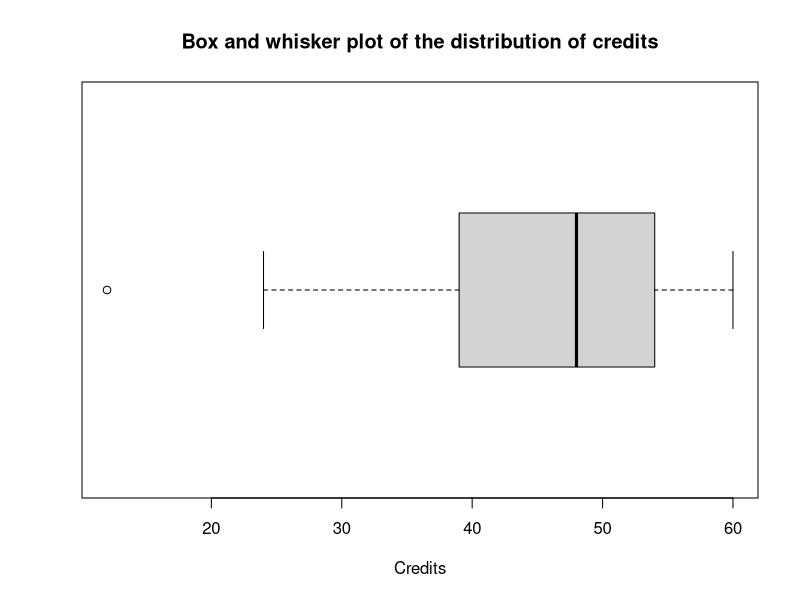
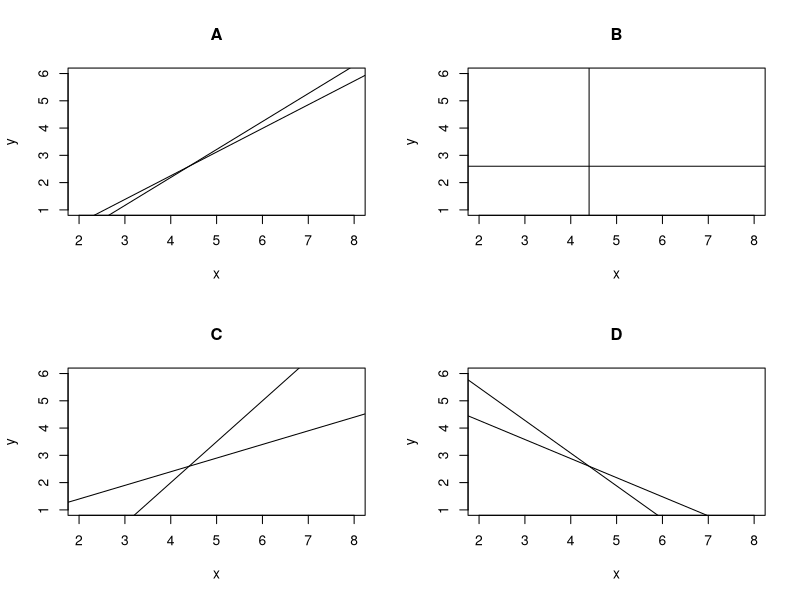

Write the R code that produced these figures, in order.
## ---- chunk 1
knitr::opts_chunk$set(echo = F, message = F, warning = F)
library(kableExtra)
## ---- chunk 2
## DATA GENERATION
x <- c(48, 52, 60, 60, 24, 48, 48, 36, 39, 54, 54, 60, 12, 46)

## QUESTION/ANSWER GENERATION
# Tamaño de la muestra
nx <- length(x)
# Quartiles
q1 <- quantile(x, 0.25, type = 1)
q2 <- quantile(x, 0.5, type = 1)
q3 <- quantile(x, 0.75, type = 1)
# IQR
iqr <- q3-q1
# Fences
f1 <- q1-1.5*iqr
f2 <- q3+1.5*iqr
# Outliers
outliers <- x[x < f1 | x > f2]
# Mean
mx <- mean(x)
my <- 102
# Variance
s2x <- sum(x^2)/nx-mx^2
# Std. deviation
sx <- sqrt(s2x)
sy <- 12.5
# Coef. variation
cvx <- sx/mx
cvy <- sy/my
# Coef. skewness
g1x <- sum((x-mx)^3)/(nx*sx^3)
# Coef. kurtosis
g2x <- sum((x-mx)^4)/(nx*sx^4)-3
# Standard scores
zx <- (50-mx)/sx
zy <- (105-my)/sy
## ---- chunk 3
cat(paste(as.character(x), collapse=", "))
## ---- chunk 4
    boxplot(x, horizontal = T, xlab="Credits", main="Box and whisker plot of the distribution of credits")
## ---- chunk 5
## DATA GENERATION
x <- c(3, 3, 5, 6, 7, 8, 3, 4, 2, 3)
y <- c(2, 1, 2, 3, 6, 6, 2, 2, 1, 1)
n <- length(x)
table <- matrix(c(x,y), nrow = 2, byrow = T)
#decimals <- matrix(rep(1,2*n), nrow = 2, ncol=9, byrow=TRUE)
rownames(table) <- c("X", "Y")
sumx <- sum(x)
sumy <- sum(y)
sumx2 <- sum(x^2)
sumy2 <- sum(y^2)
sumxy <- sum(x*y)

## QUESTION/ANSWER GENERATION
# means
mx <- sumx / n
my <- sumy / n
mlogy <- mean(log(y))
# variances
s2x <- sumx2/n-mx^2
s2y <- sumy2/n-my^2
s2logy <- sum(log(y)^2)/n-mlogy^2
# Covariances
sxy <- sumxy/n-mx*my
sxlogy <- sum(x*log(y))/n-mx*mlogy
# Detercmation coeff
r2xy <- sxy^2/(s2x*s2y)
# Slopes
byx <- sxy/s2x
# Regression lines
lmyx <- lm(y ~ x)
lmxy <- lm(x ~ y)
# Exponential model
expyx <- lm(log(y) ~ x)
## ---- chunk 6
kable(table) %>% kable_styling()
## ---- chunk 7
layout(matrix(1:4, ncol = 2, byrow = T))
plot(x, y, type = "n", main = "A" )
abline(lmyx)
abline(-lmxy$coefficients[1]/lmxy$coefficients[2], 1/lmxy$coefficients[2])
plot(x, y, type = "n", main = "B")
abline(h = mean(y))
abline(v = mean(x))
plot(x, y, type = "n", main = "C")
abline(mean(y)-1.5*mean(x), 1.5)
abline(mean(y)-0.5*mean(x), 0.5)
plot(x, y, type = "n", main = "D")
abline(mean(y)+1.2*mean(x), -1.2)
abline(mean(y)+0.7*mean(x), -0.7)
